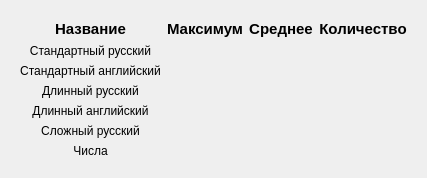
      <widget class="QWidget" name="profile">
       <attribute name="title">
        <string>Профиль</string>
       </attribute>
       <layout class="QHBoxLayout" name="horizontalLayout_12">
        <item>
         <widget class="QWidget" name="gridWidget_2" native="true">
          <layout class="QGridLayout" name="gridLayout_6">
           <item row="0" column="0">
            <layout class="QGridLayout" name="gridLayout_10">
             <item row="1" column="1">
              <widget class="QLabel" name="basic_russian_max_2">
               <property name="text">
                <string/>
               </property>
               <property name="alignment">
                <set>Qt::AlignCenter</set>
               </property>
              </widget>
             </item>
             <item row="0" column="3">
              <widget class="QLabel" name="label_18">
               <property name="styleSheet">
                <string notr="true">font-size: 15px; font-weight: 600;border-bottom:1px solid black;</string>
               </property>
               <property name="text">
                <string>Количество</string>
               </property>
               <property name="alignment">
                <set>Qt::AlignCenter</set>
               </property>
              </widget>
             </item>
             <item row="0" column="0">
              <widget class="QLabel" name="label_19">
               <property name="styleSheet">
                <string notr="true">font-size: 15px; font-weight: 600;border-bottom:1px solid black;</string>
               </property>
               <property name="text">
                <string>Название</string>
               </property>
               <property name="alignment">
                <set>Qt::AlignCenter</set>
               </property>
              </widget>
             </item>
             <item row="3" column="3">
              <widget class="QLabel" name="long_russian_counter_2">
               <property name="text">
                <string/>
               </property>
               <property name="alignment">
                <set>Qt::AlignCenter</set>
               </property>
              </widget>
             </item>
             <item row="5" column="2">
              <widget class="QLabel" name="hard_russian_avg_2">
               <property name="text">
                <string/>
               </property>
               <property name="alignment">
                <set>Qt::AlignCenter</set>
               </property>
              </widget>
             </item>
             <item row="5" column="1">
              <widget class="QLabel" name="hard_russian_max_2">
               <property name="text">
                <string/>
               </property>
               <property name="alignment">
                <set>Qt::AlignCenter</set>
               </property>
              </widget>
             </item>
             <item row="1" column="0">
              <widget class="QLabel" name="basic_russia_name_2">
               <property name="text">
                <string>Стандартный русский</string>
               </property>
               <property name="alignment">
                <set>Qt::AlignCenter</set>
               </property>
              </widget>
             </item>
             <item row="0" column="1">
              <widget class="QLabel" name="label_2">
               <property name="styleSheet">
                <string notr="true">font-size: 15px; font-weight: 600;border-bottom:1px solid black;</string>
               </property>
               <property name="text">
                <string>Максимум</string>
               </property>
               <property name="alignment">
                <set>Qt::AlignCenter</set>
               </property>
              </widget>
             </item>
             <item row="3" column="1">
              <widget class="QLabel" name="long_russian_max_2">
               <property name="text">
                <string/>
               </property>
               <property name="alignment">
                <set>Qt::AlignCenter</set>
               </property>
              </widget>
             </item>
             <item row="1" column="2">
              <widget class="QLabel" name="basic_russian_avg_2">
               <property name="text">
                <string/>
               </property>
               <property name="alignment">
                <set>Qt::AlignCenter</set>
               </property>
              </widget>
             </item>
             <item row="3" column="2">
              <widget class="QLabel" name="long_russian_avg_2">
               <property name="text">
                <string/>
               </property>
               <property name="alignment">
                <set>Qt::AlignCenter</set>
               </property>
              </widget>
             </item>
             <item row="1" column="3">
              <widget class="QLabel" name="basic_russian_counter_2">
               <property name="text">
                <string/>
               </property>
               <property name="alignment">
                <set>Qt::AlignCenter</set>
               </property>
              </widget>
             </item>
             <item row="2" column="1">
              <widget class="QLabel" name="basic_english_max_2">
               <property name="text">
                <string/>
               </property>
               <property name="alignment">
                <set>Qt::AlignCenter</set>
               </property>
              </widget>
             </item>
             <item row="2" column="2">
              <widget class="QLabel" name="basic_english_avg_2">
               <property name="text">
                <string/>
               </property>
               <property name="alignment">
                <set>Qt::AlignCenter</set>
               </property>
              </widget>
             </item>
             <item row="4" column="3">
              <widget class="QLabel" name="long_english_counter_2">
               <property name="text">
                <string/>
               </property>
               <property name="alignment">
                <set>Qt::AlignCenter</set>
               </property>
              </widget>
             </item>
             <item row="2" column="3">
              <widget class="QLabel" name="basic_english_counter_2">
               <property name="text">
                <string/>
               </property>
               <property name="alignment">
                <set>Qt::AlignCenter</set>
               </property>
              </widget>
             </item>
             <item row="2" column="0">
              <widget class="QLabel" name="basic_english_name_2">
               <property name="text">
                <string>Стандартный английский</string>
               </property>
               <property name="alignment">
                <set>Qt::AlignCenter</set>
               </property>
              </widget>
             </item>
             <item row="3" column="0">
              <widget class="QLabel" name="long_russian_name_2">
               <property name="text">
                <string>Длинный русский</string>
               </property>
               <property name="alignment">
                <set>Qt::AlignCenter</set>
               </property>
              </widget>
             </item>
             <item row="5" column="3">
              <widget class="QLabel" name="hard_russian_counter_2">
               <property name="text">
                <string/>
               </property>
               <property name="alignment">
                <set>Qt::AlignCenter</set>
               </property>
              </widget>
             </item>
             <item row="0" column="2">
              <widget class="QLabel" name="label_9">
               <property name="styleSheet">
                <string notr="true">font-size: 15px; font-weight: 600;border-bottom:1px solid black;</string>
               </property>
               <property name="text">
                <string>Среднее</string>
               </property>
               <property name="alignment">
                <set>Qt::AlignCenter</set>
               </property>
              </widget>
             </item>
             <item row="4" column="2">
              <widget class="QLabel" name="long_english_avg_2">
               <property name="text">
                <string/>
               </property>
               <property name="alignment">
                <set>Qt::AlignCenter</set>
               </property>
              </widget>
             </item>
             <item row="5" column="0">
              <widget class="QLabel" name="hard_russian_name_2">
               <property name="text">
                <string>Сложный русский</string>
               </property>
               <property name="alignment">
                <set>Qt::AlignCenter</set>
               </property>
              </widget>
             </item>
             <item row="4" column="1">
              <widget class="QLabel" name="long_english_max_2">
               <property name="text">
                <string/>
               </property>
               <property name="alignment">
                <set>Qt::AlignCenter</set>
               </property>
              </widget>
             </item>
             <item row="4" column="0">
              <widget class="QLabel" name="long_english_name_2">
               <property name="text">
                <string>Длинный английский</string>
               </property>
               <property name="alignment">
                <set>Qt::AlignCenter</set>
               </property>
              </widget>
             </item>
             <item row="6" column="0">
              <widget class="QLabel" name="numbers_name_2">
               <property name="text">
                <string>Числа</string>
               </property>
               <property name="alignment">
                <set>Qt::AlignCenter</set>
               </property>
              </widget>
             </item>
             <item row="6" column="1">
              <widget class="QLabel" name="numbers_max_2">
               <property name="text">
                <string/>
               </property>
               <property name="alignment">
                <set>Qt::AlignCenter</set>
               </property>
              </widget>
             </item>
             <item row="6" column="2">
              <widget class="QLabel" name="numbers_avg_2">
               <property name="text">
                <string/>
               </property>
               <property name="alignment">
                <set>Qt::AlignCenter</set>
               </property>
              </widget>
             </item>
             <item row="6" column="3">
              <widget class="QLabel" name="numbers_counter_2">
               <property name="text">
                <string/>
               </property>
               <property name="alignment">
                <set>Qt::AlignCenter</set>
               </property>
              </widget>
             </item>
            </layout>
           </item>
          </layout>
         </widget>
        </item>
       </layout>
      </widget>
